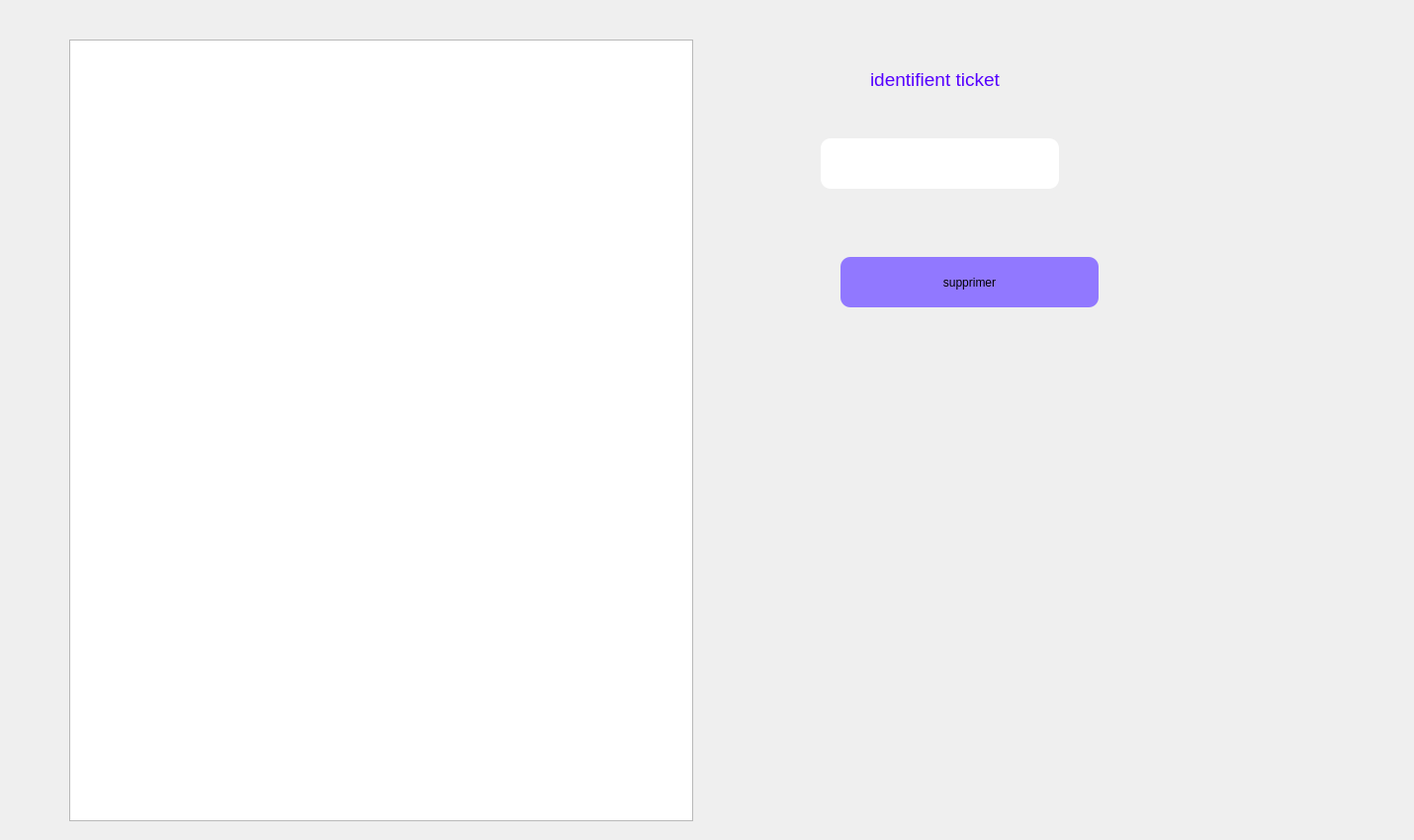
     <widget class="QWidget" name="tab_11">
      <attribute name="title">
       <string>supprimer</string>
      </attribute>
      <widget class="QLabel" name="label_18">
       <property name="geometry">
        <rect>
         <x>10</x>
         <y>0</y>
         <width>461</width>
         <height>321</height>
        </rect>
       </property>
       <property name="text">
        <string/>
       </property>
       <property name="pixmap">
        <pixmap>../../OneDrive/Documents/images/bg.jpg</pixmap>
       </property>
      </widget>
      <widget class="QLabel" name="label_25">
       <property name="geometry">
        <rect>
         <x>880</x>
         <y>50</y>
         <width>331</width>
         <height>61</height>
        </rect>
       </property>
       <property name="palette">
        <palette>
         <active>
          <colorrole role="WindowText">
           <brush brushstyle="SolidPattern">
            <color alpha="255">
             <red>85</red>
             <green>0</green>
             <blue>255</blue>
            </color>
           </brush>
          </colorrole>
         </active>
         <inactive>
          <colorrole role="WindowText">
           <brush brushstyle="SolidPattern">
            <color alpha="255">
             <red>85</red>
             <green>0</green>
             <blue>255</blue>
            </color>
           </brush>
          </colorrole>
         </inactive>
         <disabled>
          <colorrole role="WindowText">
           <brush brushstyle="SolidPattern">
            <color alpha="255">
             <red>120</red>
             <green>120</green>
             <blue>120</blue>
            </color>
           </brush>
          </colorrole>
         </disabled>
        </palette>
       </property>
       <property name="font">
        <font>
         <pointsize>10</pointsize>
        </font>
       </property>
       <property name="contextMenuPolicy">
        <enum>Qt::DefaultContextMenu</enum>
       </property>
       <property name="text">
        <string>&lt;html&gt;&lt;head/&gt;&lt;body&gt;&lt;p&gt;&lt;span style=&quot; font-size:14pt;&quot;&gt;identifient ticket&lt;/span&gt;&lt;/p&gt;&lt;/body&gt;&lt;/html&gt;</string>
       </property>
      </widget>
      <widget class="QLineEdit" name="lineEdit_idt">
       <property name="enabled">
        <bool>false</bool>
       </property>
       <property name="geometry">
        <rect>
         <x>830</x>
         <y>140</y>
         <width>241</width>
         <height>51</height>
        </rect>
       </property>
       <property name="styleSheet">
        <string notr="true">border-radius: 10px;</string>
       </property>
      </widget>
      <widget class="QPushButton" name="pushButton_2">
       <property name="geometry">
        <rect>
         <x>850</x>
         <y>260</y>
         <width>261</width>
         <height>51</height>
        </rect>
       </property>
       <property name="cursor">
        <cursorShape>PointingHandCursor</cursorShape>
       </property>
       <property name="styleSheet">
        <string notr="true">background-color: rgb(0, 0, 255);
background-color: rgb(145, 120, 255);
border-radius: 10px;</string>
       </property>
       <property name="text">
        <string>supprimer</string>
       </property>
      </widget>
      <widget class="QLabel" name="label_42">
       <property name="geometry">
        <rect>
         <x>0</x>
         <y>0</y>
         <width>1421</width>
         <height>841</height>
        </rect>
       </property>
       <property name="text">
        <string/>
       </property>
       <property name="pixmap">
        <pixmap>../images/bg.v1.jpg</pixmap>
       </property>
      </widget>
      <widget class="QTableView" name="tabticsup">
       <property name="geometry">
        <rect>
         <x>70</x>
         <y>40</y>
         <width>631</width>
         <height>791</height>
        </rect>
       </property>
      </widget>
      <zorder>label_42</zorder>
      <zorder>label_18</zorder>
      <zorder>label_25</zorder>
      <zorder>lineEdit_idt</zorder>
      <zorder>pushButton_2</zorder>
      <zorder>tabticsup</zorder>
     </widget>
